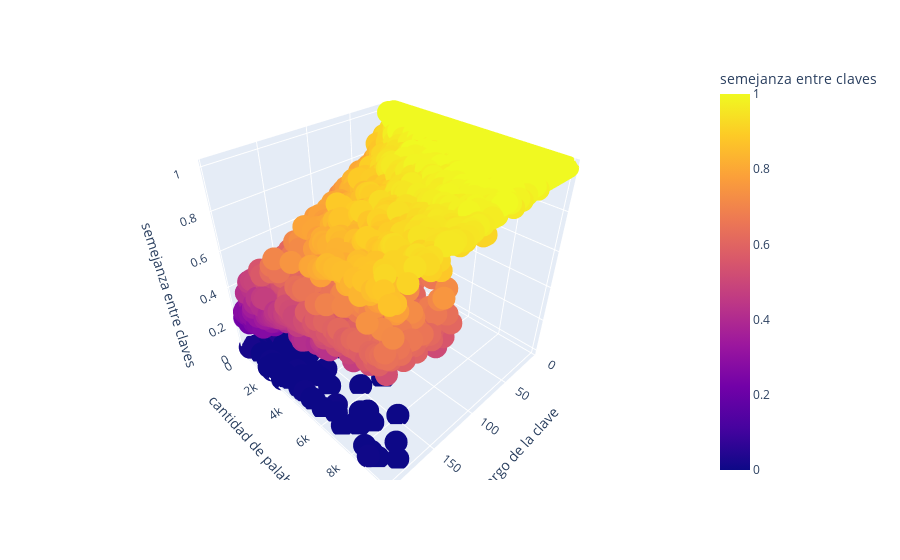

This figure's notebook cell:
### Code cell
from plotly.express import scatter_3d
import pandas as pd

df = pd.read_csv('stats4.csv')
fig = scatter_3d(df, x='largo de la clave', y='cantidad de palabras', z='semejanza entre claves', color='semejanza entre claves')
fig.show()

### Figure 1 — Plotly figure (JSON) as saved in the notebook; plotly's stock layout.template omitted (floating-point values rounded to 4 significant figures; data arrays with more than 128 entries replaced by an {"elided": "..."} marker saying what was removed)
{"data": [{"hovertemplate": "largo de la clave=%{x}<br>cantidad de palabras=%{y}<br>semejanza entre claves=%{marker.color}<extra></extra>", "legendgroup": "", "marker": {"color": {"elided": "3861 float values"}, "coloraxis": "coloraxis", "symbol": "circle"}, "mode": "markers", "name": "", "scene": "scene", "showlegend": false, "type": "scatter3d", "x": {"elided": "3861 int values"}, "y": {"elided": "3861 int values"}, "z": {"elided": "3861 float values"}}], "layout": {"coloraxis": {"colorbar": {"title": {"text": "semejanza entre claves"}}, "colorscale": [[0, "#0d0887"], [0.1111, "#46039f"], [0.2222, "#7201a8"], [0.3333, "#9c179e"], [0.4444, "#bd3786"], [0.5556, "#d8576b"], [0.6667, "#ed7953"], [0.7778, "#fb9f3a"], [0.8889, "#fdca26"], [1, "#f0f921"]]}, "legend": {"tracegroupgap": 0}, "margin": {"t": 60}, "scene": {"domain": {"x": [0, 1], "y": [0, 1]}, "xaxis": {"title": {"text": "largo de la clave"}}, "yaxis": {"title": {"text": "cantidad de palabras"}}, "zaxis": {"title": {"text": "semejanza entre claves"}}}}}
